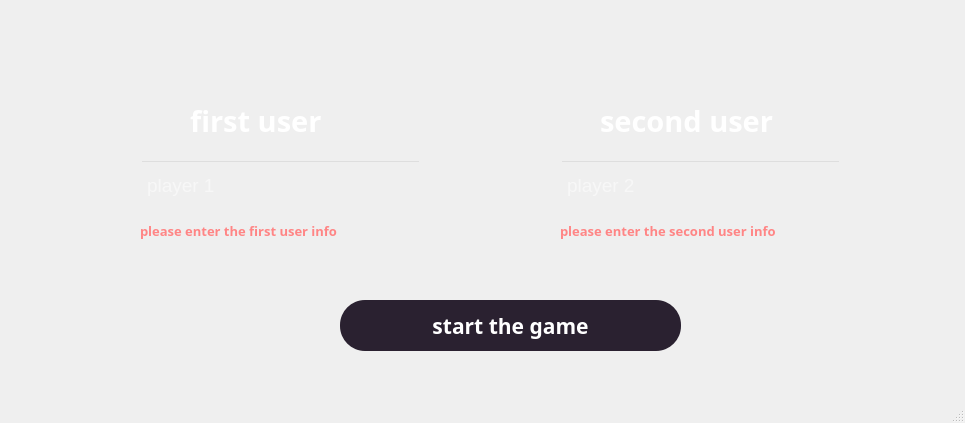
<?xml version="1.0" encoding="UTF-8"?>
<ui version="4.0">
 <class>usersPage</class>
 <widget class="QMainWindow" name="usersPage">
  <property name="geometry">
   <rect>
    <x>0</x>
    <y>0</y>
    <width>965</width>
    <height>423</height>
   </rect>
  </property>
  <property name="windowTitle">
   <string>MainWindow</string>
  </property>
  <widget class="QWidget" name="centralwidget">
   <widget class="QPushButton" name="startGameButton">
    <property name="geometry">
     <rect>
      <x>340</x>
      <y>300</y>
      <width>341</width>
      <height>51</height>
     </rect>
    </property>
    <property name="font">
     <font>
      <family>Trebuchet MS</family>
      <pointsize>16</pointsize>
      <bold>true</bold>
     </font>
    </property>
    <property name="cursor">
     <cursorShape>PointingHandCursor</cursorShape>
    </property>
    <property name="styleSheet">
     <string notr="true">color: #fff;
background-color: rgb(42, 33, 48);
border-radius: 25px;</string>
    </property>
    <property name="text">
     <string>start the game</string>
    </property>
   </widget>
   <widget class="QLabel" name="user1Label">
    <property name="geometry">
     <rect>
      <x>190</x>
      <y>100</y>
      <width>181</width>
      <height>41</height>
     </rect>
    </property>
    <property name="font">
     <font>
      <family>Source Code Pro</family>
      <pointsize>22</pointsize>
      <bold>true</bold>
     </font>
    </property>
    <property name="cursor">
     <cursorShape>BusyCursor</cursorShape>
    </property>
    <property name="styleSheet">
     <string notr="true">color: #fff;</string>
    </property>
    <property name="text">
     <string>first user</string>
    </property>
   </widget>
   <widget class="QLabel" name="backgroundUsersLabel">
    <property name="geometry">
     <rect>
      <x>0</x>
      <y>0</y>
      <width>961</width>
      <height>381</height>
     </rect>
    </property>
    <property name="font">
     <font>
      <pointsize>14</pointsize>
     </font>
    </property>
    <property name="text">
     <string/>
    </property>
    <property name="pixmap">
     <pixmap resource="resources.qrc">:/images/username.jpg</pixmap>
    </property>
    <property name="scaledContents">
     <bool>true</bool>
    </property>
   </widget>
   <widget class="QLineEdit" name="user2LineEdit">
    <property name="geometry">
     <rect>
      <x>560</x>
      <y>160</y>
      <width>281</width>
      <height>51</height>
     </rect>
    </property>
    <property name="font">
     <font>
      <family>Arial</family>
      <pointsize>14</pointsize>
     </font>
    </property>
    <property name="styleSheet">
     <string notr="true">background-color: transparent;
color: white;
padding: 4px;
border-color: rgb(255, 255, 255);</string>
    </property>
    <property name="placeholderText">
     <string>player 2</string>
    </property>
   </widget>
   <widget class="QLabel" name="user2Label">
    <property name="geometry">
     <rect>
      <x>600</x>
      <y>100</y>
      <width>191</width>
      <height>41</height>
     </rect>
    </property>
    <property name="font">
     <font>
      <family>Source Code Pro</family>
      <pointsize>22</pointsize>
      <bold>true</bold>
     </font>
    </property>
    <property name="cursor">
     <cursorShape>BusyCursor</cursorShape>
    </property>
    <property name="styleSheet">
     <string notr="true">color: #fff;</string>
    </property>
    <property name="text">
     <string>second user</string>
    </property>
   </widget>
   <widget class="QLineEdit" name="user1LineEdit">
    <property name="geometry">
     <rect>
      <x>140</x>
      <y>160</y>
      <width>281</width>
      <height>51</height>
     </rect>
    </property>
    <property name="font">
     <font>
      <family>Arial</family>
      <pointsize>14</pointsize>
     </font>
    </property>
    <property name="styleSheet">
     <string notr="true">background-color: transparent;
color: white;
padding: 4px;
border-color: rgb(255, 255, 255);</string>
    </property>
    <property name="placeholderText">
     <string>player 1</string>
    </property>
   </widget>
   <widget class="QLabel" name="user1errorLabel">
    <property name="geometry">
     <rect>
      <x>140</x>
      <y>210</y>
      <width>261</width>
      <height>41</height>
     </rect>
    </property>
    <property name="font">
     <font>
      <family>Source Code Pro</family>
      <pointsize>10</pointsize>
      <bold>true</bold>
     </font>
    </property>
    <property name="cursor">
     <cursorShape>BusyCursor</cursorShape>
    </property>
    <property name="styleSheet">
     <string notr="true">color: rgb(255, 133, 133);</string>
    </property>
    <property name="text">
     <string>please enter the first user info</string>
    </property>
   </widget>
   <widget class="QLabel" name="user2errorLabel">
    <property name="geometry">
     <rect>
      <x>560</x>
      <y>210</y>
      <width>261</width>
      <height>41</height>
     </rect>
    </property>
    <property name="font">
     <font>
      <family>Source Code Pro</family>
      <pointsize>10</pointsize>
      <bold>true</bold>
     </font>
    </property>
    <property name="cursor">
     <cursorShape>BusyCursor</cursorShape>
    </property>
    <property name="styleSheet">
     <string notr="true">color: rgb(255, 133, 133);</string>
    </property>
    <property name="text">
     <string>please enter the second user info</string>
    </property>
   </widget>
   <zorder>backgroundUsersLabel</zorder>
   <zorder>startGameButton</zorder>
   <zorder>user1Label</zorder>
   <zorder>user2LineEdit</zorder>
   <zorder>user2Label</zorder>
   <zorder>user1LineEdit</zorder>
   <zorder>user1errorLabel</zorder>
   <zorder>user2errorLabel</zorder>
  </widget>
  <widget class="QMenuBar" name="menubar">
   <property name="geometry">
    <rect>
     <x>0</x>
     <y>0</y>
     <width>965</width>
     <height>21</height>
    </rect>
   </property>
  </widget>
  <widget class="QStatusBar" name="statusbar"/>
 </widget>
 <resources>
  <include location="resources.qrc"/>
 </resources>
 <connections/>
</ui>
